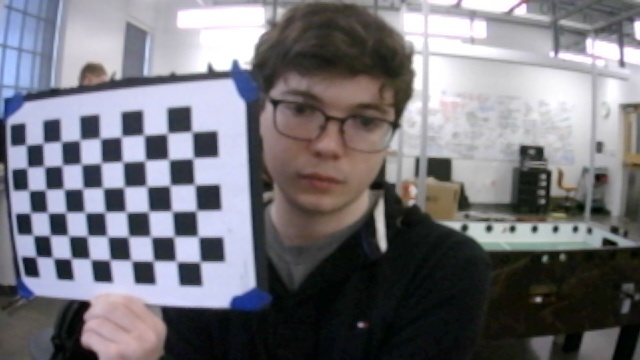
#> input picture Assets/Scripts/Python/image_processing/tools/imgs/opencv_frame_7.jpg, 640 x 360 px
$ python calibration_check.py imgs/opencv_frame_7.jpg   (older library calls are emulated)
#> lines starting #> are read from the running program, lines starting #| are printed output that depends on the picture
# This program lets you check an image to see if the calibration works as intended.
# https://medium.com/@kennethjiang/calibrate-fisheye-lens-using-opencv-333b05afa0b0

import cv2
import numpy as np
import os
import json

# [8 lines of commented-out code are left out]
DIM=(640, 360)
K=np.array([[529.7982121993252, 0.0, 312.7158779979683], [0.0, 527.7751535552674, 175.59551889975003], [0.0, 0.0, 1.0]])
D=np.array([[-0.10259242250486603], [-0.4053339824788657], [2.145677156701134], [-3.3630763147728104]])

def undistort(img_path):
#> called with img_path = './imgs/opencv_frame_7.jpg'
    img = cv2.imread(img_path)
#> img is the input picture: shape (360, 640, 3); mean B, G, R 122.8, 116.3, 117.2
    h,w = img.shape[:2]
#> h = 360; w = 640
    map1, map2 = cv2.fisheye.initUndistortRectifyMap(K, D, np.eye(3), K, DIM, cv2.CV_16SC2)
    undistorted_img = cv2.remap(img, map1, map2, interpolation=cv2.INTER_LINEAR, borderMode=cv2.BORDER_CONSTANT)
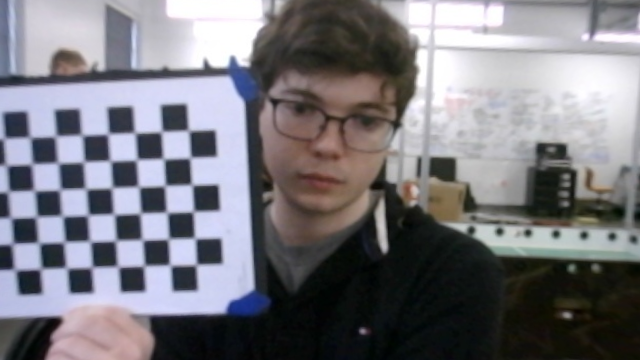
#> undistorted_img: shape (360, 640, 3); mean B, G, R 126.3, 120.1, 121.3
    cv2.imshow("undistorted", undistorted_img)
    cv2.waitKey(0)
    cv2.destroyAllWindows()
if __name__ == '__main__':
    # for p in sys.argv[1:]:
    # Type name of image to check!
    undistort("./imgs/opencv_frame_7.jpg")

$ run again, with Assets/Scripts/Python/image_processing/tools/imgs/opencv_frame_0.jpg copied over Assets/Scripts/Python/image_processing/tools/imgs/opencv_frame_7.jpg
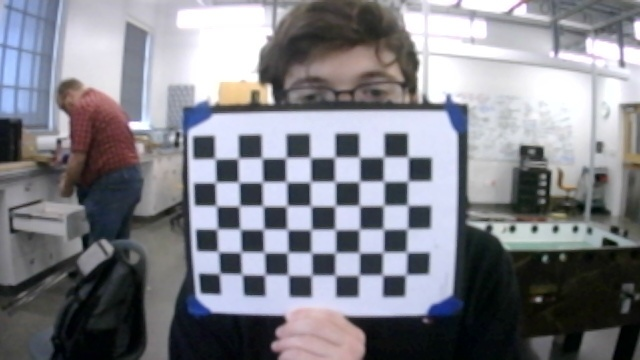
#> input picture Assets/Scripts/Python/image_processing/tools/imgs/opencv_frame_0.jpg, 640 x 360 px
#> in undistort, img is the input picture: shape (360, 640, 3); mean B, G, R 136.8, 129.3, 128.5
#> in undistort, `undistorted_img = cv2.remap(img, map1, map2, interpolation=cv2.INTER_L..`:
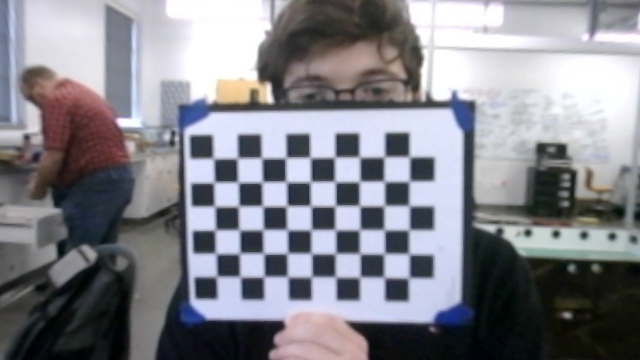
#> undistorted_img: shape (360, 640, 3); mean B, G, R 139.4, 132.3, 132

$ run again, with Assets/Scripts/Python/image_processing/tools/imgs/opencv_frame_1.jpg copied over Assets/Scripts/Python/image_processing/tools/imgs/opencv_frame_7.jpg
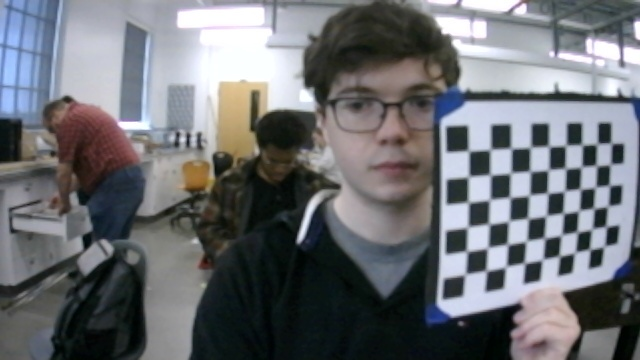
#> input picture Assets/Scripts/Python/image_processing/tools/imgs/opencv_frame_1.jpg, 640 x 360 px
#> in undistort, img is the input picture: shape (360, 640, 3); mean B, G, R 114.9, 110.7, 108.3
#> in undistort, `undistorted_img = cv2.remap(img, map1, map2, interpolation=cv2.INTER_L..`:
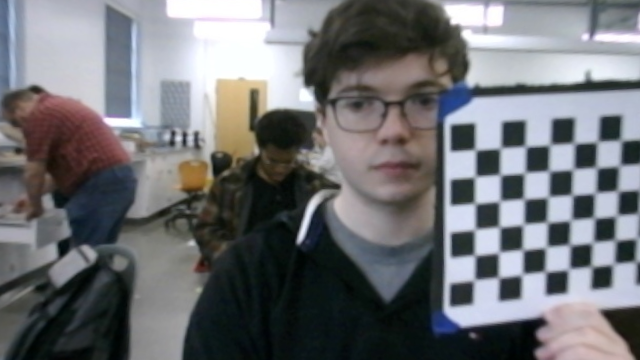
#> undistorted_img: shape (360, 640, 3); mean B, G, R 115.9, 112.6, 111.1

$ run again, with Assets/Scripts/Python/image_processing/tools/imgs/opencv_frame_10.jpg copied over Assets/Scripts/Python/image_processing/tools/imgs/opencv_frame_7.jpg
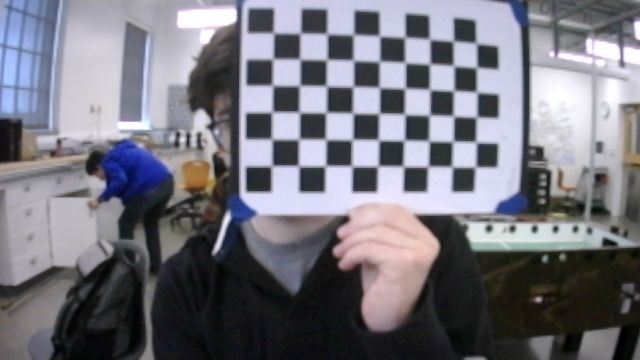
#> input picture Assets/Scripts/Python/image_processing/tools/imgs/opencv_frame_10.jpg, 640 x 360 px
#> in undistort, img is the input picture: shape (360, 640, 3); mean B, G, R 125.3, 116.5, 117.1
#> in undistort, `undistorted_img = cv2.remap(img, map1, map2, interpolation=cv2.INTER_L..`:
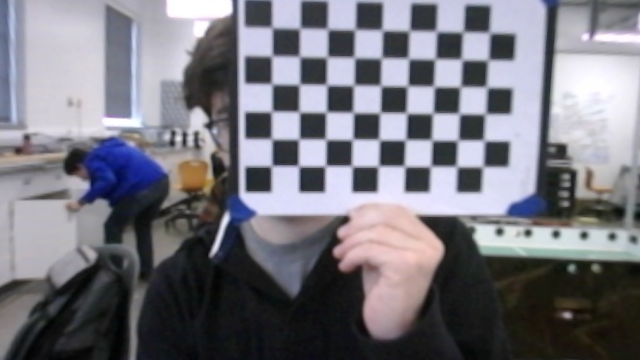
#> undistorted_img: shape (360, 640, 3); mean B, G, R 126.1, 117.7, 118.7
